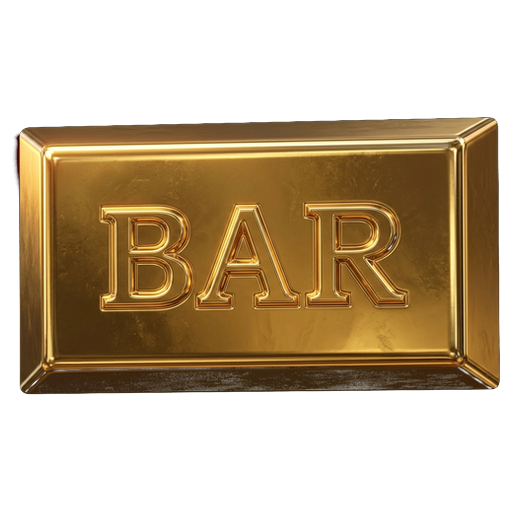
#> input picture images/bar.png, 512 x 512 px, given in place of diamond.png, which was not available
$ python bottom_align.py
#> lines starting #> are read from the running program, lines starting #| are printed output that depends on the picture; pictures that were not available may be replaced by others from this repository, and a replacement may not be noted
"""Bottom-align each symbol PNG's tight bbox to the canvas bottom.

Previously each icon was bbox-centered in a 512x512 canvas. Because the
diamond's glow halo extends to fill the canvas, the diamond rendered at
~full cell height while shorter icons (crown, bar, heart) appeared to
float in the cell middle — visually "raised" relative to the diamond.

Now each icon's tight bbox is placed against the canvas bottom (with an
8px floor pad). When background-size:contain scales the 512x512 canvas
into the 110x110 ::before, every icon's visible bottom lands ~2 CSS px
above the ::before bottom, so all icons share a common baseline.

Usage: python images/bottom_align.py
"""
from pathlib import Path
from PIL import Image

CANVAS = 512
FLOOR_PAD = 8

NAMES = ['diamond', 'heart', 'clover', 'star', 'bell', 'crown', 'bar', 'seven']


def main():
    images_dir = Path(__file__).parent
    for name in NAMES:
        path = images_dir / f'{name}.png'
        img = Image.open(path).convert('RGBA')
#> img is the input picture: PIL image 512x512 RGBA; mean R, G, B, A 66.3, 47.8, 21, 124.7
        bbox = img.getbbox()
#> bbox = (12, 117, 500, 395)
        if not bbox:
            print(f'{name}: empty, skipped')
            continue
        icon = img.crop(bbox)
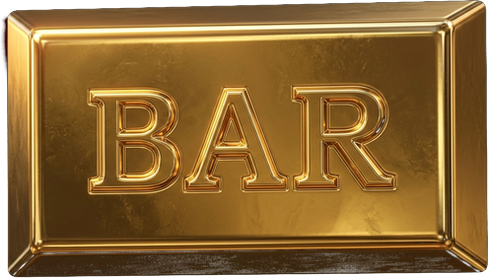
#> icon: PIL image 488x278 RGBA; mean R, G, B, A 128.2, 92.3, 40.5, 240.9; transparent parts drawn white
        iw, ih = icon.size
#> iw = 488; ih = 278

        canvas = Image.new('RGBA', (CANVAS, CANVAS), (0, 0, 0, 0))
#> canvas: PIL image 512x512 RGBA; every value is 0
        x = (CANVAS - iw) // 2
#> x = 12
        y = CANVAS - ih - FLOOR_PAD
#> y = 226
        canvas.paste(icon, (x, y))
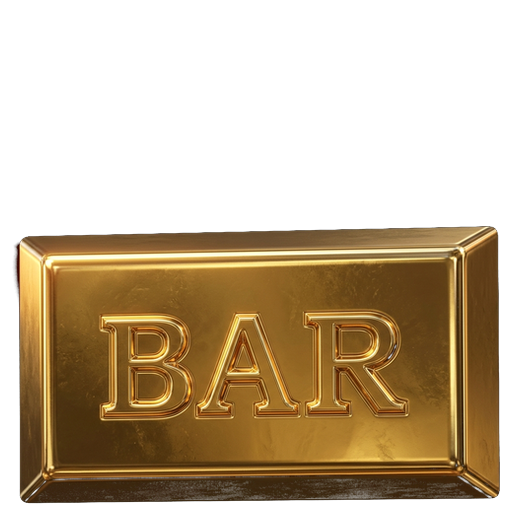
#> canvas: PIL image 512x512 RGBA; mean R, G, B, A 66.3, 47.8, 21, 124.7; transparent parts drawn white
        canvas.save(path, optimize=True)
        print(f'{name:8s} bbox={iw}x{ih}  placed at ({x}, {y})  bottom={y+ih}')
#| diamond  bbox=488x278  placed at (12, 226)  bottom=504
#> pass 2 of the loop in main, `for name in NAMES:`:
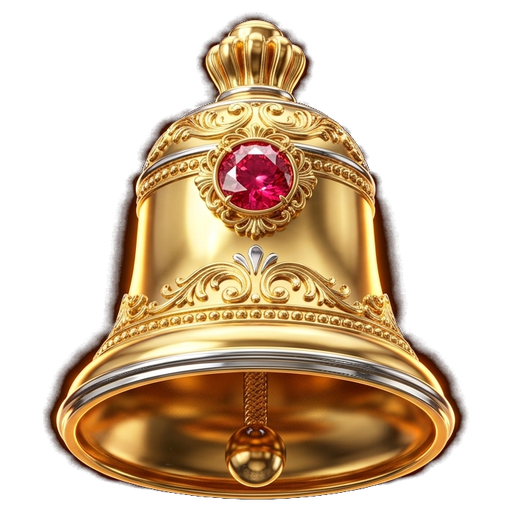
#> input picture images/bell.png, 512 x 512 px, given in place of heart.png, which was not available
#> in main, img is the input picture: PIL image 512x512 RGBA; mean R, G, B, A 80.3, 58.6, 34.7, 119.4
#> bbox = (41, 11, 470, 502)
#> in main, `icon = img.crop(bbox)`:
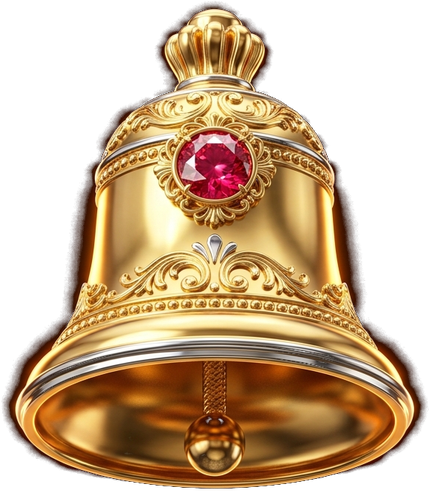
#> icon: PIL image 429x491 RGBA; mean R, G, B, A 99.9, 72.9, 43.1, 148.6; transparent parts drawn white
#> in main, `canvas.paste(icon, (x, y))`:
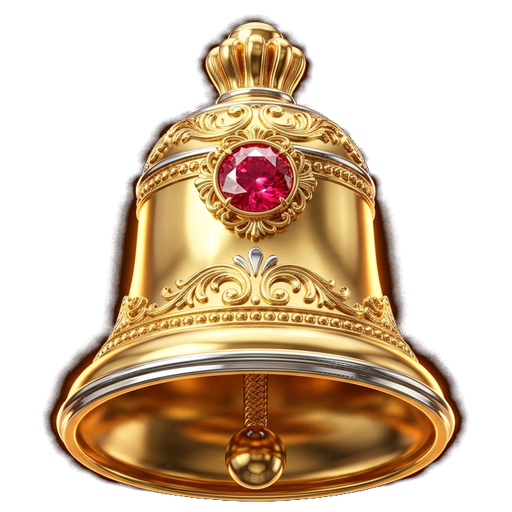
#> canvas: PIL image 512x512 RGBA; mean R, G, B, A 80.3, 58.6, 34.7, 119.4; transparent parts drawn white
#| heart    bbox=429x491  placed at (41, 13)  bottom=504
#> pass 3 of the loop in main, `for name in NAMES:`:
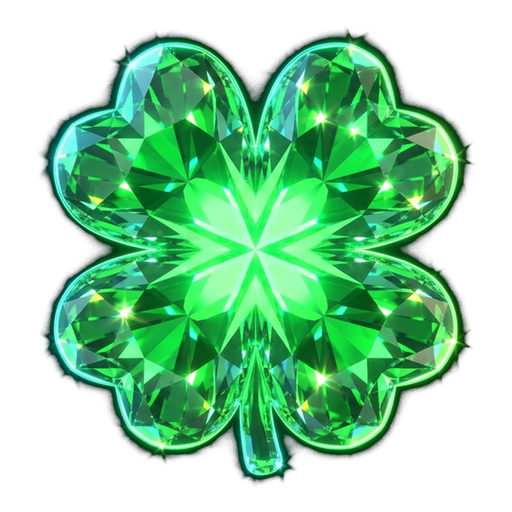
#> input picture images/clover.png, 512 x 512 px
#> in main, img is the input picture: PIL image 512x512 RGBA; mean R, G, B, A 30.7, 95.3, 51.7, 140.1
#> bbox = (34, 25, 478, 488)
#> in main, `icon = img.crop(bbox)`:
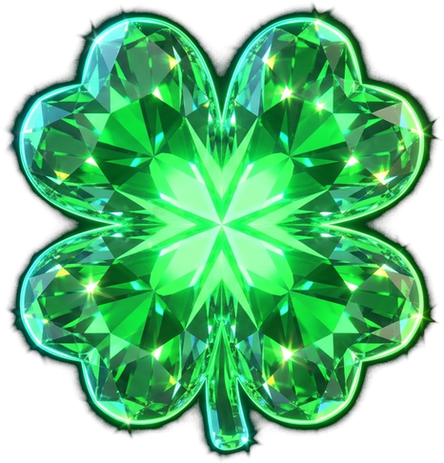
#> icon: PIL image 444x463 RGBA; mean R, G, B, A 39.1, 121.6, 65.9, 178.6; transparent parts drawn white
#> in main, `canvas.paste(icon, (x, y))`:
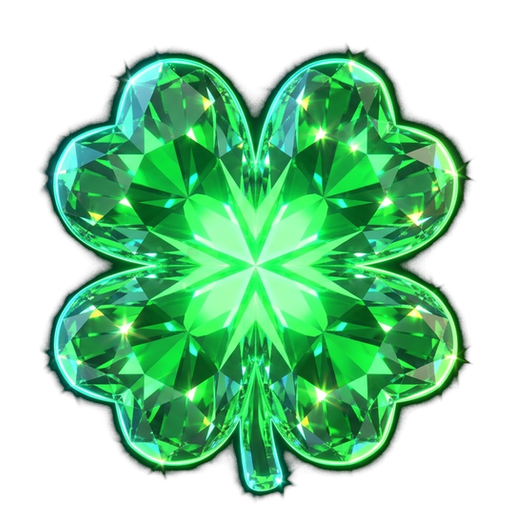
#> canvas: PIL image 512x512 RGBA; mean R, G, B, A 30.7, 95.3, 51.7, 140.1; transparent parts drawn white
#| clover   bbox=444x463  placed at (34, 41)  bottom=504
#> the loop made 8 passes; the first 3 are shown


if __name__ == '__main__':
#> (the run stopped early here; a loop or call above may not have finished)
